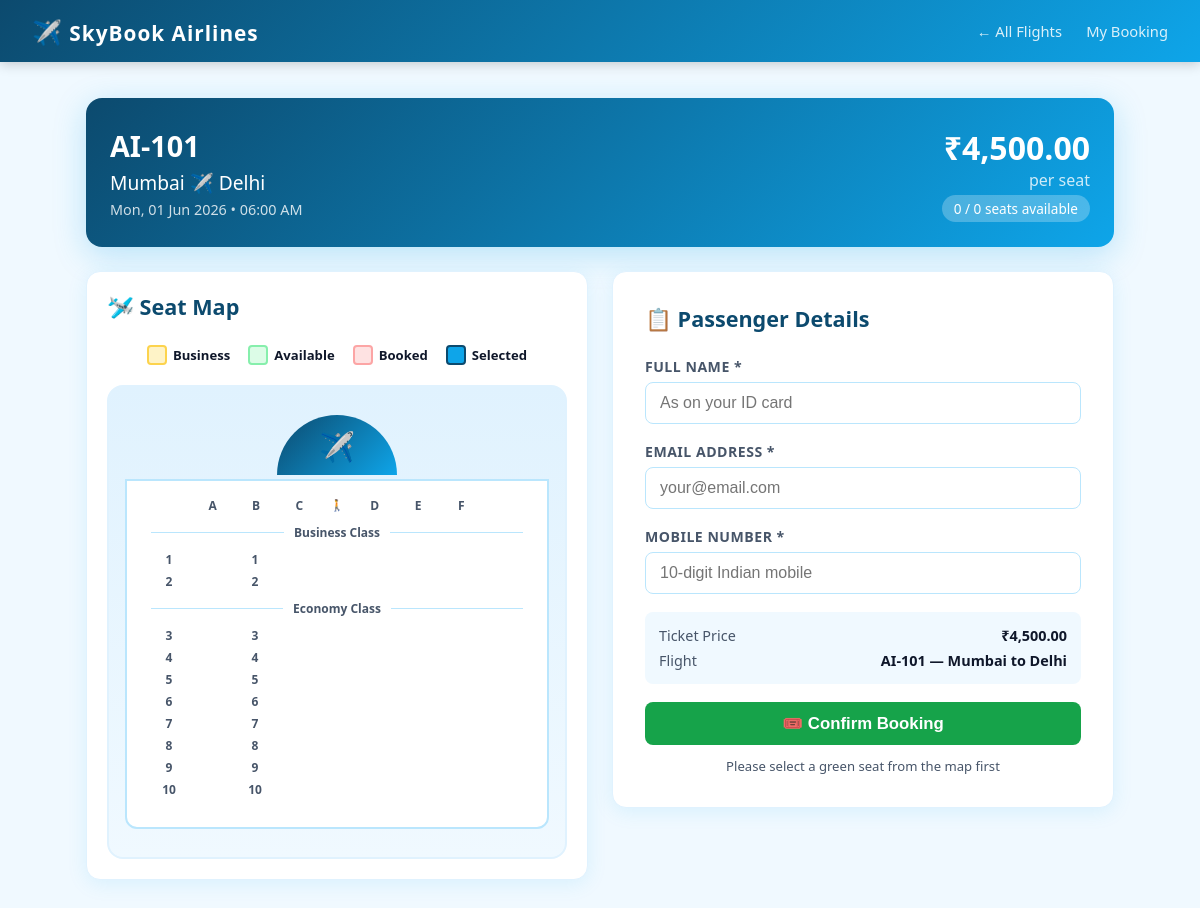
Screenshot of /seat_map.php?flight=1 with the database file from the repository.
### tables this page shows
CREATE TABLE IF NOT EXISTS flights (
    id          INT AUTO_INCREMENT PRIMARY KEY,
    flight_no   VARCHAR(20)  NOT NULL,           
    origin      VARCHAR(100) NOT NULL,           
    destination VARCHAR(100) NOT NULL,           
    depart_time DATETIME     NOT NULL,           
    total_seats INT          NOT NULL DEFAULT 60,  
    price       DECIMAL(8,2) NOT NULL            
);

### includes/helpers.php (called while the page is built, shortened)
<?php
function formatPrice($amount) {
    return '₹' . number_format($amount, 2);
}
function clean($str) {
    return htmlspecialchars(trim($str));
}
?>

### seat_map.php (the view, shortened to what this page needs)
<?php
require_once 'includes/db.php';
require_once 'includes/helpers.php';
$flightId = isset($_GET['flight']) ? (int)$_GET['flight'] : 0;
$stmt = $pdo->prepare("SELECT * FROM flights WHERE id = ?");
$stmt->execute([$flightId]);
$flight = $stmt->fetch();
$stmt = $pdo->prepare("SELECT * FROM seats WHERE flight_id = ? ORDER BY row_num, col_label");
$stmt->execute([$flightId]);
$allSeats = $stmt->fetchAll();
$totalSeats   = count($allSeats);
$bookedSeats  = count(array_filter($allSeats, fn($s) => $s['is_booked']));
$availSeats   = $totalSeats - $bookedSeats;
$leftCols  = ['A', 'B', 'C'];
$rightCols = ['D', 'E', 'F'];
?>
<!DOCTYPE html>
<html lang="en">
<head>
    <link rel="stylesheet" href="css/style.css">
</head>
<body>
<nav>
    <div class="brand"><span>✈️</span> SkyBook Airlines</div>
    <div>
        <a href="index.php">← All Flights</a>
        <a href="my_booking.php">My Booking</a>
    </div>
</nav>
<div class="container">
    <div class="hero" style="padding:28px 24px;margin-bottom:24px">
        <div style="display:flex;justify-content:space-between;align-items:center;flex-wrap:wrap;gap:16px">
            <div style="text-align:left">
                <div style="font-size:1.8rem;font-weight:900"><?= clean($flight['flight_no']) ?></div>
                <div style="font-size:1.2rem;margin:4px 0">
                    <?= clean($flight['origin']) ?> ✈️ <?= clean($flight['destination']) ?>
                </div>
                <div style="opacity:0.8;font-size:0.9rem">
                    <?= date('D, d M Y • h:i A', strtotime($flight['depart_time'])) ?>
                </div>
            </div>
            <div style="text-align:right">
                <div style="font-size:2rem;font-weight:900"><?= formatPrice($flight['price']) ?></div>
                <div style="opacity:0.8">per seat</div>
                <div style="margin-top:6px">
                    <span style="background:rgba(255,255,255,0.25);padding:4px 12px;border-radius:99px;font-size:0.85rem">
                        <?= $availSeats ?> / <?= $totalSeats ?> seats available
                    </span>
                </div>
            </div>
        </div>
    </div>
    <div style="display:grid;grid-template-columns:1fr 1fr;gap:24px;align-items:start">
        <div class="card" style="padding:20px">
            <h2>🛩️ Seat Map</h2>
            <div class="seat-legend">
                <div class="legend-item">
                    <div style="width:20px;height:20px;background:#fef3c7;border:2px solid #fcd34d;border-radius:4px"></div>
                    <span>Business</span>
                </div>
                <div class="legend-item">
                    <div style="width:20px;height:20px;background:#dcfce7;border:2px solid #86efac;border-radius:4px"></div>
                    <span>Available</span>
                </div>
                <div class="legend-item">
                    <div style="width:20px;height:20px;background:#fee2e2;border:2px solid #fca5a5;border-radius:4px"></div>
                    <span>Booked</span>
                </div>
                <div class="legend-item">
                    <div style="width:20px;height:20px;background:var(--sky);border:2px solid var(--deep);border-radius:4px"></div>
                    <span>Selected</span>
                </div>
            </div>
            <div class="plane-wrapper">
                <div class="plane-nose">✈️</div>
                <div class="plane-cabin">
                    <div class="col-headers">
                        <div></div>
                        <?php foreach ($leftCols as $col): ?>
                            <div><?= $col ?></div>
                        <?php endforeach; ?>
                        <div style="font-size:0.7rem">🚶</div>
                        <?php foreach ($rightCols as $col): ?>
                            <div><?= $col ?></div>
                        <?php endforeach; ?>
                        <div></div>
                    </div>
                    <?php
                    foreach (range(1, 10) as $rowNum):
                        if ($rowNum === 3): ?>
                            <div class="class-divider">Economy Class</div>
                        <?php elseif ($rowNum === 1): ?>
                            <div class="class-divider">Business Class</div>
                        <?php endif; ?>
                        <div class="seat-row">
                            <div class="row-label"><?= $rowNum ?></div>
                            <div class="row-label"><?= $rowNum ?></div>
                        </div>
                    <?php endforeach;  ?>
                </div>
            </div>
        </div>
        <div class="card">
            <h2>📋 Passenger Details</h2>
            <form method="post" action="" id="bookingForm">
                <div class="form-group">
                    <label for="passenger">Full Name *</label>
                    <input type="text" id="passenger" name="passenger"
                           value="<?= clean($_POST['passenger'] ?? '') ?>"
                           placeholder="As on your ID card" required>
                </div>
                <div class="form-group">
                    <label for="email">Email Address *</label>
                    <input type="email" id="email" name="email"
                           value="<?= clean($_POST['email'] ?? '') ?>"
                           placeholder="your@email.com" required>
                </div>
                <div class="form-group">
                    <label for="phone">Mobile Number *</label>
                    <input type="tel" id="phone" name="phone"
                           value="<?= clean($_POST['phone'] ?? '') ?>"
                           placeholder="10-digit Indian mobile" maxlength="10" required>
                </div>
                <div style="background:#f0f9ff;border-radius:8px;padding:14px;margin-bottom:18px;font-size:0.9rem">
                    <div style="display:flex;justify-content:space-between">
                        <span style="color:var(--muted)">Ticket Price</span>
                        <strong><?= formatPrice($flight['price']) ?></strong>
                    </div>
                    <div style="display:flex;justify-content:space-between;margin-top:6px">
                        <span style="color:var(--muted)">Flight</span>
                        <strong><?= clean($flight['flight_no']) ?> — <?= clean($flight['origin']) ?> to <?= clean($flight['destination']) ?></strong>
                    </div>
                </div>
                <button type="submit" class="btn btn-success" style="width:100%;justify-content:center;font-size:1.05rem">
                    🎟️ Confirm Booking
                </button>
                <p style="text-align:center;margin-top:12px;font-size:0.82rem;color:var(--muted)">
                    Please select a green seat from the map first
                </p>
            </form>
        </div>
    </div>
</div>
</body>
</html>

### css/style.css (style rules this page uses)
:root { --sky: #0ea5e9; --deep: #0c4a6e; --success: #16a34a; --danger: #dc2626; --gold: #d97706; --bg: #f0f9ff; --card: #ffffff; --border: #e0f2fe; --text: #0f172a; --muted: #475569; --radius: 10px; --shadow: 0 4px 20px rgba(14,165,233,0.10); }
*, *::before, *::after { box-sizing: border-box; margin: 0; padding: 0; }
body { font-family: 'Segoe UI', system-ui, sans-serif; background: var(--bg); color: var(--text); min-height: 100vh; }
nav { background: linear-gradient(135deg, var(--deep) 0%, var(--sky) 100%); color: white; padding: 0 32px; height: 62px; display: flex; align-items: center; justify-content: space-between; box-shadow: 0 2px 12px rgba(0,0,0,0.2); position: sticky; top: 0; z-index: 100; }
nav .brand { font-size: 1.3rem; font-weight: 800; letter-spacing: 1px; }
nav .brand span { font-size: 1.5rem; }
nav a { color: rgba(255,255,255,0.85); text-decoration: none; margin-left: 20px; font-size: 0.92rem; transition: color 0.2s; }
.container { max-width: 1060px; margin: 36px auto; padding: 0 16px; }
.card { background: var(--card); border-radius: 14px; box-shadow: var(--shadow); padding: 32px; margin-bottom: 28px; border: 1px solid var(--border); }
.card h2 { color: var(--deep); margin-bottom: 24px; font-size: 1.35rem; display: flex; align-items: center; gap: 8px; }
.hero { background: linear-gradient(135deg, var(--deep), var(--sky)); color: white; padding: 48px 32px; text-align: center; border-radius: 16px; margin-bottom: 32px; box-shadow: 0 8px 32px rgba(14,165,233,0.25); }
.form-group { margin-bottom: 18px; }
.form-group label { display: block; margin-bottom: 6px; font-weight: 600; font-size: 0.88rem; color: var(--muted); text-transform: uppercase; letter-spacing: 0.5px; }
.form-group input, .form-group select { width: 100%; padding: 11px 14px; border: 1.5px solid #bae6fd; border-radius: 8px; font-size: 1rem; background: #fff; transition: border-color 0.2s, box-shadow 0.2s; outline: none; color: var(--text); }
.btn { display: inline-flex; align-items: center; gap: 6px; padding: 11px 28px; border: none; border-radius: 8px; font-size: 1rem; font-weight: 700; cursor: pointer; text-decoration: none; transition: all 0.2s; }
.btn-success { background: var(--success); color: #fff; }
.plane-wrapper { background: linear-gradient(180deg, #e0f2fe 0%, #f0f9ff 100%); border-radius: 16px; padding: 28px 16px; border: 2px solid var(--border); }
.plane-nose { width: 120px; height: 60px; background: linear-gradient(135deg, var(--deep), var(--sky)); border-radius: 50% 50% 0 0 / 100% 100% 0 0; margin: 0 auto 4px; display: flex; align-items: center; justify-content: center; color: #fff; font-size: 1.8rem; }
.plane-cabin { background: #fff; border: 2px solid #bae6fd; border-radius: 0 0 12px 12px; padding: 16px 24px 24px; max-width: 480px; margin: 0 auto; }
.seat-legend { display: flex; gap: 18px; justify-content: center; flex-wrap: wrap; margin-bottom: 20px; font-size: 0.82rem; font-weight: 600; }
.legend-item { display: flex; align-items: center; gap: 6px; }
.col-headers { display: grid; grid-template-columns: 36px repeat(3,1fr) 28px repeat(3,1fr) 36px; gap: 4px; text-align: center; font-size: 0.75rem; font-weight: 700; color: var(--muted); margin-bottom: 8px; padding: 0 2px; }
.seat-row { display: grid; grid-template-columns: 36px repeat(3,1fr) 28px repeat(3,1fr) 36px; gap: 4px; margin-bottom: 5px; align-items: center; }
.row-label { text-align: center; font-size: 0.75rem; font-weight: 700; color: var(--muted); }
.class-divider { display: flex; align-items: center; gap: 10px; margin: 10px 0; font-size: 0.75rem; font-weight: 700; color: var(--muted); }
.class-divider::before, .class-divider::after { content: ''; flex: 1; height: 1px; background: #bae6fd; }

### rows the page displays
flights: flight_no "AI-101", origin "Mumbai", destination "Delhi", depart_time "Mon, 01 Jun 2026 • 06:00 AM", price "₹4,500.00"

### other values shown
$availSeats "0"
$totalSeats "0"
$col "A"
$col "B"
$col "C"
$col "D"
$col "E"
$col "F"
$rowNum "1"
$rowNum "2"
$rowNum "3"
$rowNum "4"
$rowNum "5"
$rowNum "6"
$rowNum "7"
